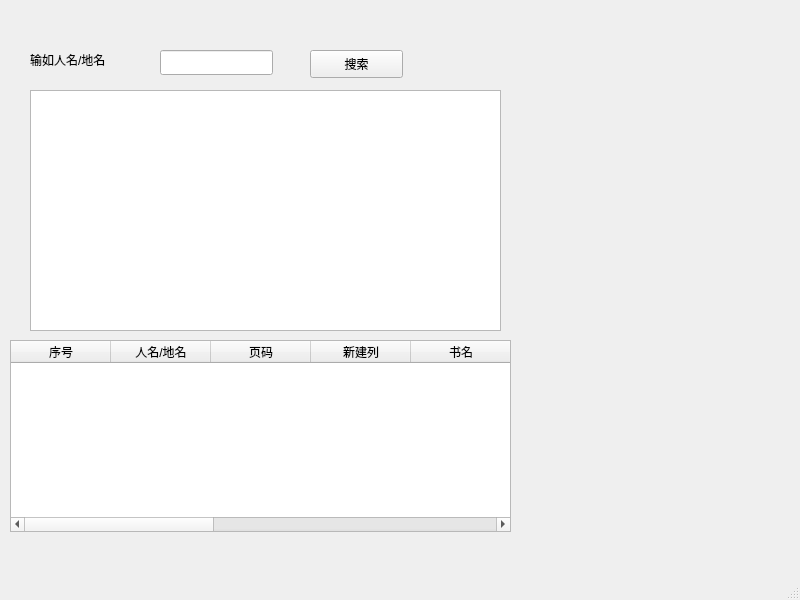
<?xml version="1.0" encoding="UTF-8"?>
<ui version="4.0">
 <class>MainWindow</class>
 <widget class="QMainWindow" name="MainWindow">
  <property name="geometry">
   <rect>
    <x>0</x>
    <y>0</y>
    <width>800</width>
    <height>600</height>
   </rect>
  </property>
  <property name="windowTitle">
   <string>MainWindow</string>
  </property>
  <widget class="QWidget" name="centralwidget">
   <widget class="QLabel" name="NameorPlace">
    <property name="geometry">
     <rect>
      <x>30</x>
      <y>50</y>
      <width>161</width>
      <height>20</height>
     </rect>
    </property>
    <property name="layoutDirection">
     <enum>Qt::LeftToRight</enum>
    </property>
    <property name="text">
     <string>输如人名/地名</string>
    </property>
   </widget>
   <widget class="QLineEdit" name="searchLineEdit">
    <property name="geometry">
     <rect>
      <x>160</x>
      <y>50</y>
      <width>113</width>
      <height>25</height>
     </rect>
    </property>
    <property name="layoutDirection">
     <enum>Qt::LeftToRight</enum>
    </property>
   </widget>
   <widget class="QPushButton" name="searchButton">
    <property name="geometry">
     <rect>
      <x>310</x>
      <y>50</y>
      <width>93</width>
      <height>28</height>
     </rect>
    </property>
    <property name="layoutDirection">
     <enum>Qt::LeftToRight</enum>
    </property>
    <property name="text">
     <string>搜索</string>
    </property>
   </widget>
   <widget class="QTableWidget" name="resultsTable">
    <property name="geometry">
     <rect>
      <x>10</x>
      <y>340</y>
      <width>501</width>
      <height>192</height>
     </rect>
    </property>
    <property name="autoFillBackground">
     <bool>true</bool>
    </property>
    <property name="alternatingRowColors">
     <bool>true</bool>
    </property>
    <property name="columnCount">
     <number>10</number>
    </property>
    <column>
     <property name="text">
      <string>序号</string>
     </property>
    </column>
    <column>
     <property name="text">
      <string>人名/地名</string>
     </property>
    </column>
    <column>
     <property name="text">
      <string>页码</string>
     </property>
    </column>
    <column>
     <property name="text">
      <string>新建列</string>
     </property>
    </column>
    <column>
     <property name="text">
      <string>书名</string>
     </property>
    </column>
    <column/>
    <column/>
    <column/>
    <column/>
    <column/>
   </widget>
   <widget class="QTextEdit" name="contextDisplay">
    <property name="geometry">
     <rect>
      <x>30</x>
      <y>90</y>
      <width>471</width>
      <height>241</height>
     </rect>
    </property>
    <property name="readOnly">
     <bool>true</bool>
    </property>
   </widget>
  </widget>
  <widget class="QMenuBar" name="menubar">
   <property name="geometry">
    <rect>
     <x>0</x>
     <y>0</y>
     <width>800</width>
     <height>25</height>
    </rect>
   </property>
  </widget>
  <widget class="QStatusBar" name="statusbar"/>
 </widget>
 <resources/>
 <connections/>
</ui>
